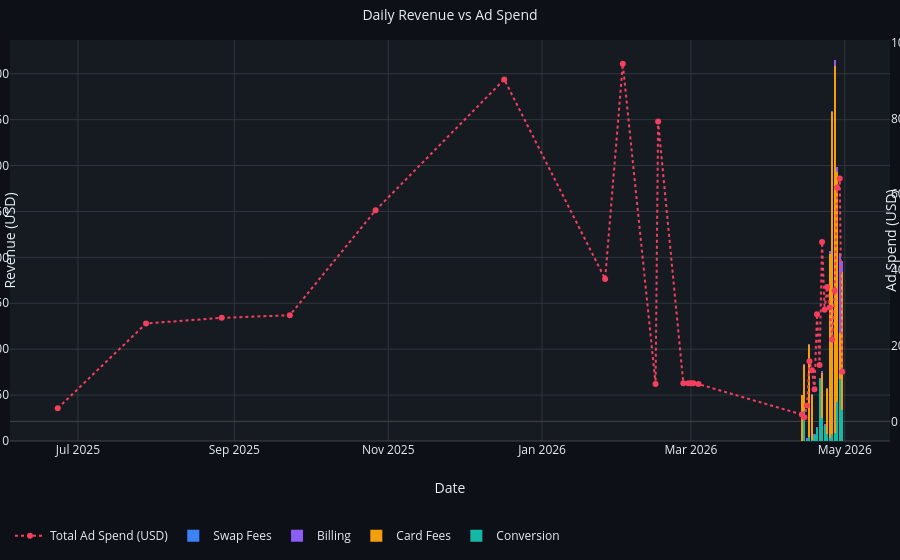

Notebook cell for this chart:
### Markdown cell above
### Daily Revenue vs Ad Spend

### Code cell
fig = _fig_daily_revenue_vs_spend(cum_rev_df, spend_agg)
if fig:
    fig.show()
